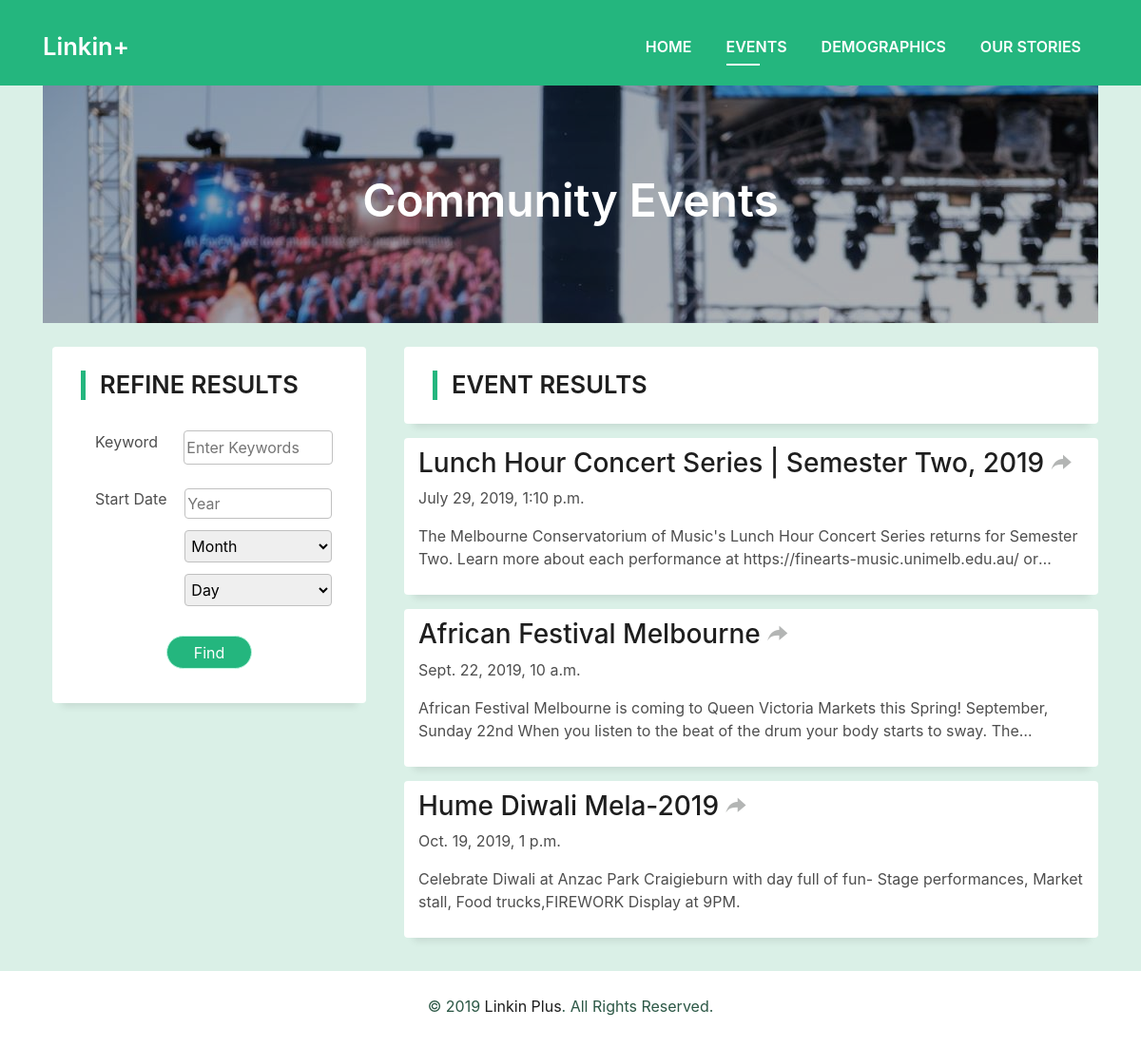
The app's page /immigrant/events/search/?keyword=&page=2 (signed in), older data.
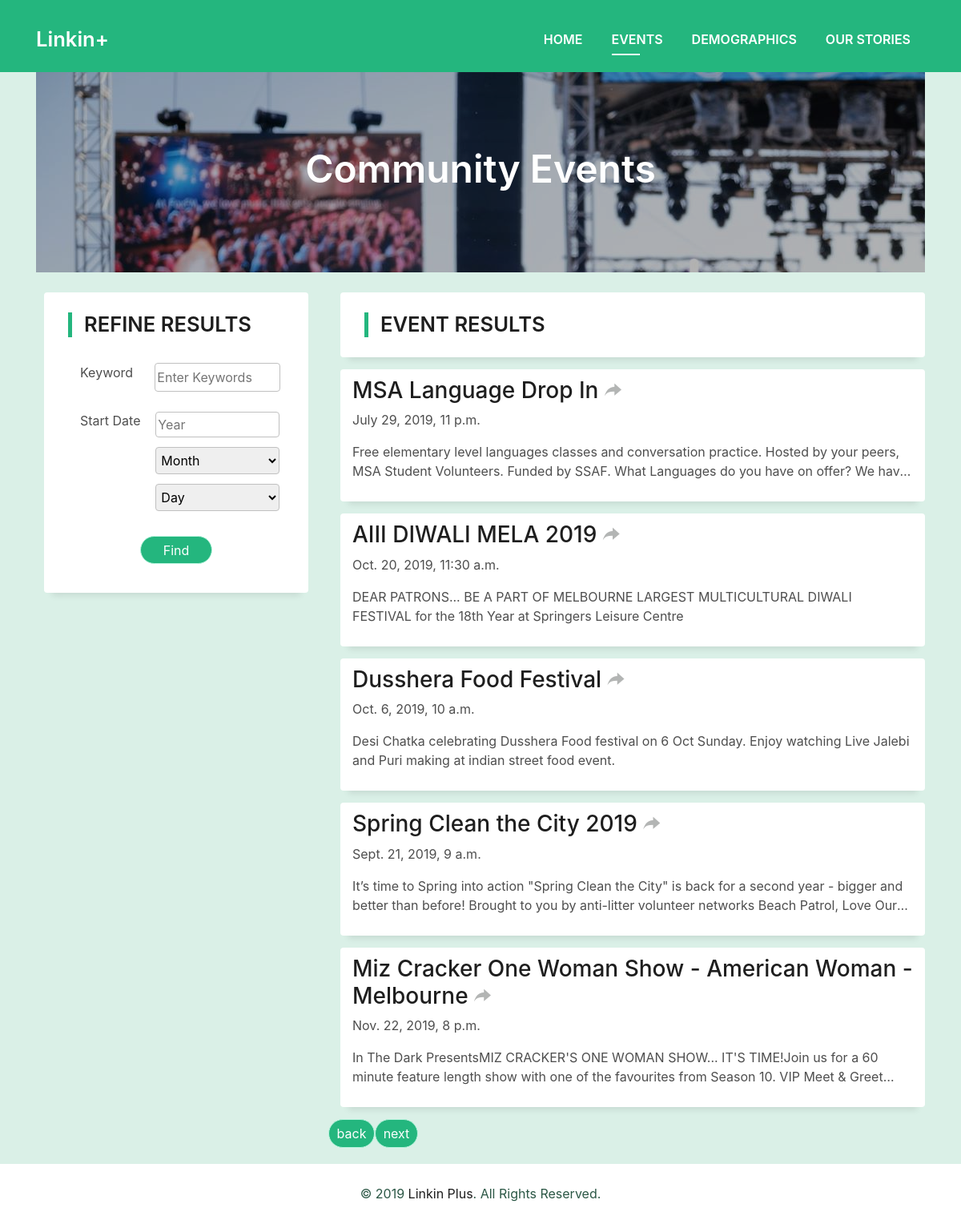
The same page, newer data.
### Immigrant/models.py (models this page shows, shortened)
class Event(models.Model):
    title = models.CharField(max_length=100)
    description = models.TextField()
    link = models.CharField(max_length=300)
    start_date = models.DateTimeField()
    end_date = models.DateTimeField()

### Immigrant/views.py (the view)
# urls.py: path('events/search/', views.search, name='search'),
def search(request):
    keyword = request.GET.get('keyword', '')
    year = request.GET.get('year', '')
    month = request.GET.get('box-month', '')
    day = request.GET.get('box-day', '')
    startdate = year + '-' + month + '-' + day
    if year == '' and keyword == '':
        search_events = Event.objects.all()
    elif year == '' and keyword != '':
        search_events = Event.objects.filter(title__icontains=keyword)
    else:
        search_events = Event.objects.filter(title__icontains=keyword, start_date__contains=startdate)
    paginator = Paginator(search_events, 5)
    page_num = request.GET.get('page', 1)
    page_of_events = paginator.get_page(page_num)
    context = {}
    context['search_keyword'] = keyword
    context['search_startdate'] = startdate
    context['page_of_events'] = page_of_events
    context['search_events_count'] = search_events.count()
    return render(request, 'event_search.html', context)

### Immigrant/templates/event_search.html (shortened to what the changed rows need)
{% extends 'layout.html' %}
{% load staticfiles %}
{% block content %}
    <section id="event">
        <div class="container" style="height: 250px;">
            <div style="background-image: url(/static/images/event.jpg);">
                <div class="intro-content display-table">
                    <div class="table-cell" style="background-color: rgba(0, 0, 0, 0.3); height: 100%; width: 100%;">
                        <div align="center" class="container" >
                            <h2 class="box-banner-text">Community Events</h2>
                        </div>
                    </div>
                </div>
            </div>
        </div>
        <div class="container info-area">
            <div class="row">
                <div class="col-md-4">
                    <div class="find-area">
                        <h2 class="sidebar-title">Refine Results</h2>
                    </div>
                </div>
                <div class="col-md-8">
                    <div class="event-unit" style="padding-top: 25px;">
                        <h2 class="sidebar-title" style="margin-bottom: 15px;">Event Results</h2>
                    </div>
                    {% for event in page_of_events %}
                        <div class="event-unit">
                            <h3><a href="{{ event.link }}" target="_blank">{{ event.title }}&nbsp;<span style="color: #b3b5b4;"><i class="ion-forward"></i></span></a></h3>
                            <p>{{ event.start_date }}</p>
                            <p class="event-desc">{{ event.description }}</p>
                        </div>
                    {% empty %}
                        <p>Sorry, there is no such event...</p>
                    {% endfor %}
                    <div class="row">
                        {% if page_of_events.has_previous %}
                        <a class="button button-a button-rouded" href="{% url 'search' %}?keyword={{ search_keyword }}&page={{ page_of_events.previous_page_number }}">
                            back</a>
                        {% endif %}
                        {% if page_of_events.has_next %}
                        <a class="button button-a button-rouded" href="{% url 'search' %}?keyword={{ search_keyword }}&page={{ page_of_events.next_page_number }}">next</a>
                        {% endif %}
                    </div>
                </div>
            </div>
        </div>
    </section>
{% endblock %}

Row changes from the older to the newer data that the page shows:
no longer on this page (row unchanged): Event: title "Lunch Hour Concert Series | Semester Two, 2019", start_date "July 29, 2019, 1:10 p.m.", description "The Melbourne Conservatorium of Music's Lunch Hour Concert Series returns for Semester Two. Learn more about each performance at https://finearts-music.unimelb.edu.au/…"
no longer on this page (row unchanged): Event: title "African Festival Melbourne", start_date "Sept. 22, 2019, 10 a.m.", description "African Festival Melbourne is coming to Queen Victoria Markets this Spring! September, Sunday 22nd When you listen to the beat of the drum your body starts to sway.…"
no longer on this page (row unchanged): Event: title "Hume Diwali Mela-2019", start_date "Oct. 19, 2019, 1 p.m.", description "Celebrate Diwali at Anzac Park Craigieburn with day full of fun- Stage performances, Market stall, Food trucks,FIREWORK Display at 9PM."
added Event: title "MSA Language Drop In", start_date "July 29, 2019, 11 p.m.", description "Free elementary level languages classes and conversation practice. Hosted by your peers, MSA Student Volunteers. Funded by SSAF. What Languages do you have on offer? We…"
added Event: title "AIII DIWALI MELA 2019", start_date "Oct. 20, 2019, 11:30 a.m.", description "DEAR PATRONS... BE A PART OF MELBOURNE LARGEST MULTICULTURAL DIWALI FESTIVAL for the 18th Year at Springers Leisure Centre"
added Event: title "Dusshera Food Festival", start_date "Oct. 6, 2019, 10 a.m.", description "Desi Chatka celebrating Dusshera Food festival on 6 Oct Sunday. Enjoy watching Live Jalebi and Puri making at indian street food event."
added Event: title "Spring Clean the City 2019", start_date "Sept. 21, 2019, 9 a.m.", description "It’s time to Spring into action \"Spring Clean the City\" is back for a second year - bigger and better than before! Brought to you by anti-litter volunteer networks Beach Patrol, Love…"
added Event: title "Miz Cracker One Woman Show - American Woman - Melbourne", start_date "Nov. 22, 2019, 8 p.m.", description "In The Dark PresentsMIZ CRACKER'S ONE WOMAN SHOW... IT'S TIME!Join us for a 60 minute feature length show with one of the favourites from Season 10. VIP Meet &…"
Text that changed along with them:
text now shown: "back next"
